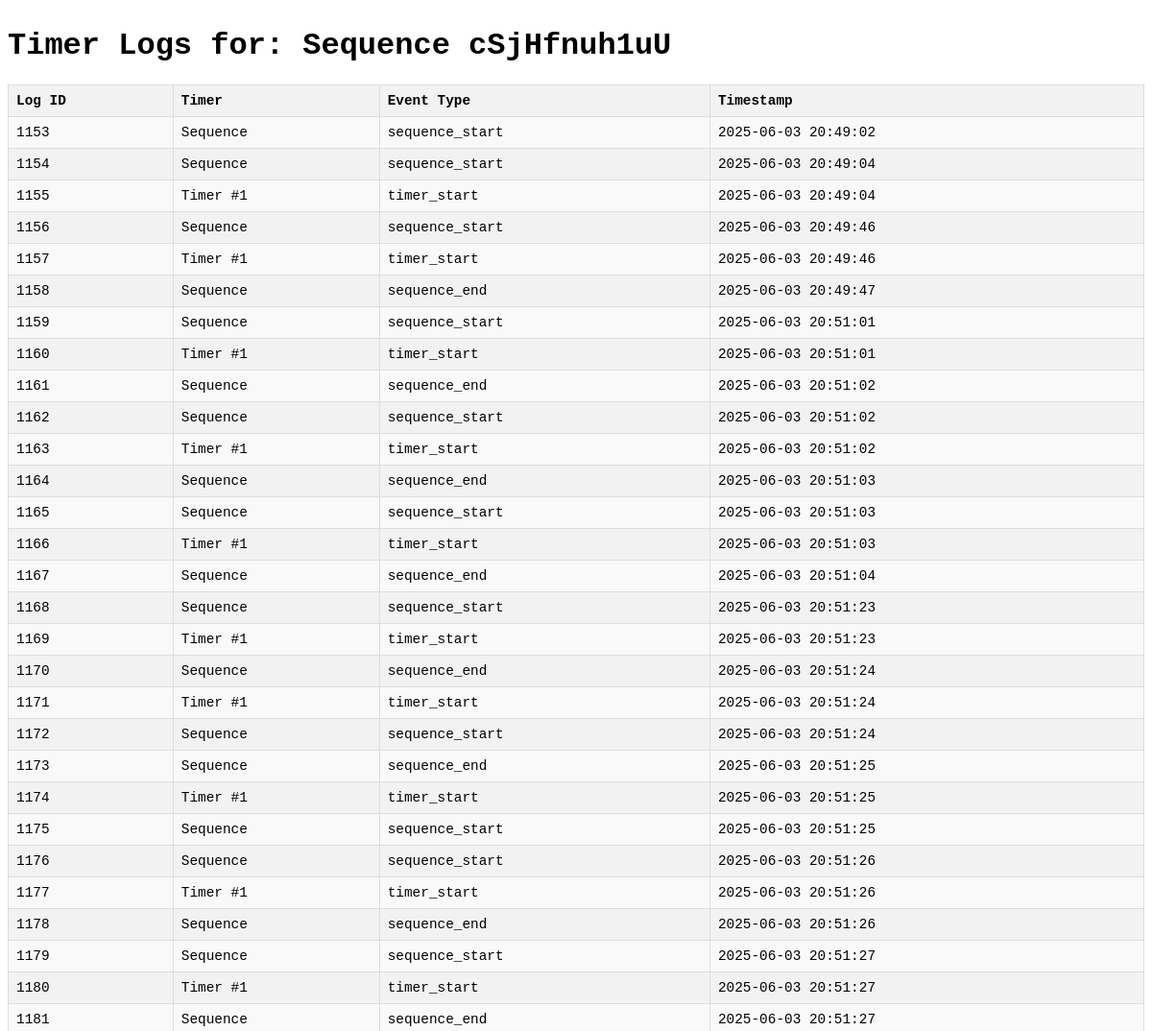
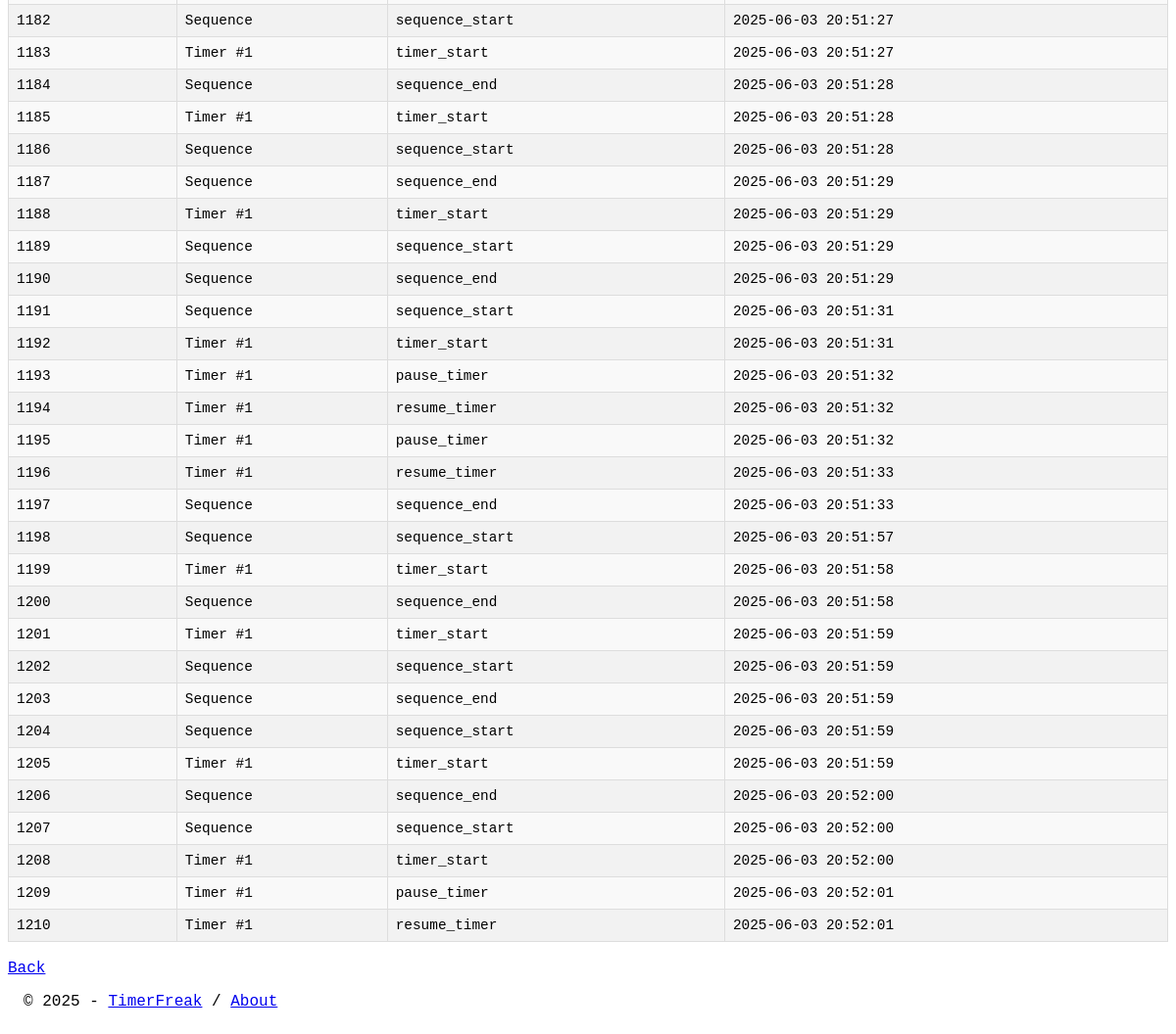
Page /logs/cSjHfnuh1uU on the committed database (2 pictures, top to bottom).
### app.py (models this page shows, shortened)
class CounterLog(db.Model):
    id = db.Column(Integer, primary_key=True)
    sequence_id = db.Column(String(20), ForeignKey('sequence.id'), nullable=False)
    timer_order = db.Column(Integer, nullable=True) # Renamed from timer_id to timer_order for clarity
    event_type = db.Column(String(50), nullable=False) # Increased length for more descriptive events
    timestamp = db.Column(DateTime(timezone=False), server_default=func.now())
    sequence_rel = relationship('Sequence', backref='logs')

class Timer(db.Model):
    id = db.Column(Integer, primary_key=True)
    sequence_id = db.Column(String(20), ForeignKey('sequence.id'), nullable=False)
    timer_name = db.Column(String(100))
    duration = db.Column(Integer, nullable=False)
    timer_order = db.Column(Integer, nullable=False) # 0-based index
    color = db.Column(String(7), default=DEFAULT_TIMER_COLOR)
    alarm_sound = db.Column(String(100), default=DEFAULT_ALARM_SOUND_FILENAME) # Stores filename string

### app.py (the view)
@app.route("/logs/<sequence_id>")
def show_logs(sequence_id):
    sequence = Sequence.query.get_or_404(sequence_id)
    logs_raw = db.session.query(CounterLog, Timer)\
                     .outerjoin(Timer, (CounterLog.sequence_id == Timer.sequence_id) & (CounterLog.timer_order == Timer.timer_order))\
                     .filter(CounterLog.sequence_id == sequence_id)\
                     .order_by(CounterLog.timestamp).all()
    logs_formatted = []
    for log_entry, timer_info in logs_raw:
        log_dict = {
            'id': log_entry.id,
            'sequence_id': log_entry.sequence_id,
            'timer_order': log_entry.timer_order,
            'event_type': log_entry.event_type,
            'timestamp': log_entry.timestamp,
            'timer_name': timer_info.timer_name if timer_info else None # Get timer name if available
        }
        logs_formatted.append(log_dict)
    sequence_name_display = sequence.name if sequence.name else f"Sequence {sequence_id}"
    return render_template("logs.html", logs=logs_formatted, sequence_id=sequence_id, sequence_name_for_logs=sequence_name_display)

### app.py (called while the page is built, shortened)
@app.context_processor
def inject_global_data():
    return dict(current_year=datetime.now().year)

    def __call__(self, environ, start_response):
        script_name = environ.get('HTTP_X_SCRIPT_NAME', '')
        return self.app(environ, start_response)

### templates/logs.html (shortened to what this page needs)
<!DOCTYPE html>
<html>
<head>
    <link rel="stylesheet" href="{{ url_for('static', filename='style.css') }}" />
</head>
<body>
    <h1>Timer Logs for: {{ sequence_name_for_logs }}</h1>
    <table>
        <thead>
            <tr>
                <th>Log ID</th>
                <th>Timer</th>
                <th>Event Type</th>
                <th>Timestamp</th>
            </tr>
        </thead>
        <tbody>
            {% for log in logs %}
            <tr>
                <td>{{ log.id }}</td>
                <td>
                    {% if log.timer_name %}
                    {{ log.timer_name }} (#{{ log.timer_order + 1 }})
                    {% elif log.timer_order is not none %}
                    Timer #{{ log.timer_order + 1 }}
                    {% else %}
                    Sequence
                    {% endif %}
                </td>
                <td>{{ log.event_type }}</td>
                <td>{{ log.timestamp }}</td>
            </tr>
            {% endfor %}
        </tbody>
    </table><br>
    <a href="{{ url_for('show_timer', sequence_id=sequence_id) }}">Back </a>
    {% include 'footer.html' %}
</body>
</html>

### static/style.css (style rules this page uses)
body { margin: 0; padding: 0; font-family: 'Courier New', Courier, monospace; background-color: #fff; color: #000; padding-top: 10px; }

### templates/logs.html (style rules this page uses)
body { padding: .5rem; }
table { width: 100%; border-collapse: collapse; margin-top: 1em; background-color: #f9f9f9; }
th, td { border: 1px solid #ddd; padding: 8px; text-align: left; font-size: 0.9em; }
th { background-color: #f2f2f2; font-weight: bold; }
tr:nth-child(even) { background-color: #f2f2f2; }

### rows in the picture
CounterLog: id "1153", shows "Sequence", event_type "sequence_start", timestamp "2025-06-03 20:49:02"
CounterLog: id "1154", shows "Sequence", event_type "sequence_start", timestamp "2025-06-03 20:49:04"
Timer: id "1155", timer_order "1", event_type "timer_start", timestamp "2025-06-03 20:49:04", id "1157", timestamp "2025-06-03 20:49:46", id "1160", timestamp "2025-06-03 20:51:01", id "1163", timestamp "2025-06-03 20:51:02", id "1166", timestamp "2025-06-03 20:51:03", id "1169", timestamp "2025-06-03 20:51:23", id "1171", timestamp "2025-06-03 20:51:24", id "1174", timestamp "2025-06-03 20:51:25", id "1177", timestamp "2025-06-03 20:51:26", id "1180", timestamp "2025-06-03 20:51:27", id "1183", id "1185", timestamp "2025-06-03 20:51:28", id "1188", timestamp "2025-06-03 20:51:29", id "1192", timestamp "2025-06-03 20:51:31", id "1193", event_type "pause_timer", timestamp "2025-06-03 20:51:32", id "1194", event_type "resume_timer", id "1195", id "1196", timestamp "2025-06-03 20:51:33", id "1199", timestamp "2025-06-03 20:51:58", id "1201", timestamp "2025-06-03 20:51:59", id "1205", id "1208", timestamp "2025-06-03 20:52:00", id "1209", timestamp "2025-06-03 20:52:01", id "1210"
CounterLog: id "1156", shows "Sequence", event_type "sequence_start", timestamp "2025-06-03 20:49:46"
CounterLog: id "1158", shows "Sequence", event_type "sequence_end", timestamp "2025-06-03 20:49:47"
CounterLog: id "1159", shows "Sequence", event_type "sequence_start", timestamp "2025-06-03 20:51:01"
CounterLog: id "1161", shows "Sequence", event_type "sequence_end", timestamp "2025-06-03 20:51:02"
CounterLog: id "1162", shows "Sequence", event_type "sequence_start", timestamp "2025-06-03 20:51:02"
CounterLog: id "1164", shows "Sequence", event_type "sequence_end", timestamp "2025-06-03 20:51:03"
CounterLog: id "1165", shows "Sequence", event_type "sequence_start", timestamp "2025-06-03 20:51:03"
CounterLog: id "1167", shows "Sequence", event_type "sequence_end", timestamp "2025-06-03 20:51:04"
CounterLog: id "1168", shows "Sequence", event_type "sequence_start", timestamp "2025-06-03 20:51:23"
CounterLog: id "1170", shows "Sequence", event_type "sequence_end", timestamp "2025-06-03 20:51:24"
CounterLog: id "1172", shows "Sequence", event_type "sequence_start", timestamp "2025-06-03 20:51:24"
CounterLog: id "1173", shows "Sequence", event_type "sequence_end", timestamp "2025-06-03 20:51:25"
CounterLog: id "1175", shows "Sequence", event_type "sequence_start", timestamp "2025-06-03 20:51:25"
CounterLog: id "1176", shows "Sequence", event_type "sequence_start", timestamp "2025-06-03 20:51:26"
CounterLog: id "1178", shows "Sequence", event_type "sequence_end", timestamp "2025-06-03 20:51:26"
CounterLog: id "1179", shows "Sequence", event_type "sequence_start", timestamp "2025-06-03 20:51:27"
CounterLog: id "1181", shows "Sequence", event_type "sequence_end", timestamp "2025-06-03 20:51:27"
CounterLog: id "1182", shows "Sequence", event_type "sequence_start", timestamp "2025-06-03 20:51:27"
CounterLog: id "1184", shows "Sequence", event_type "sequence_end", timestamp "2025-06-03 20:51:28"
CounterLog: id "1186", shows "Sequence", event_type "sequence_start", timestamp "2025-06-03 20:51:28"
CounterLog: id "1187", shows "Sequence", event_type "sequence_end", timestamp "2025-06-03 20:51:29"
CounterLog: id "1189", shows "Sequence", event_type "sequence_start", timestamp "2025-06-03 20:51:29"
CounterLog: id "1190", shows "Sequence", event_type "sequence_end", timestamp "2025-06-03 20:51:29"
CounterLog: id "1191", shows "Sequence", event_type "sequence_start", timestamp "2025-06-03 20:51:31"
CounterLog: id "1197", shows "Sequence", event_type "sequence_end", timestamp "2025-06-03 20:51:33"
CounterLog: id "1198", shows "Sequence", event_type "sequence_start", timestamp "2025-06-03 20:51:57"
CounterLog: id "1200", shows "Sequence", event_type "sequence_end", timestamp "2025-06-03 20:51:58"
CounterLog: id "1202", shows "Sequence", event_type "sequence_start", timestamp "2025-06-03 20:51:59"
CounterLog: id "1203", shows "Sequence", event_type "sequence_end", timestamp "2025-06-03 20:51:59"
CounterLog: id "1204", shows "Sequence", event_type "sequence_start", timestamp "2025-06-03 20:51:59"
CounterLog: id "1206", shows "Sequence", event_type "sequence_end", timestamp "2025-06-03 20:52:00"
CounterLog: id "1207", shows "Sequence", event_type "sequence_start", timestamp "2025-06-03 20:52:00"

### other values in the picture
{{ sequence_name_for_logs }} "Sequence cSjHfnuh1uU"
